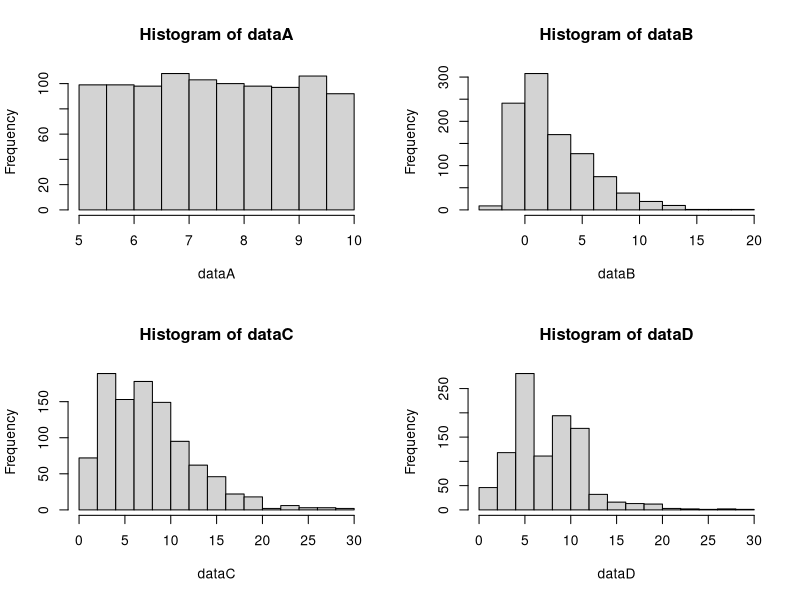
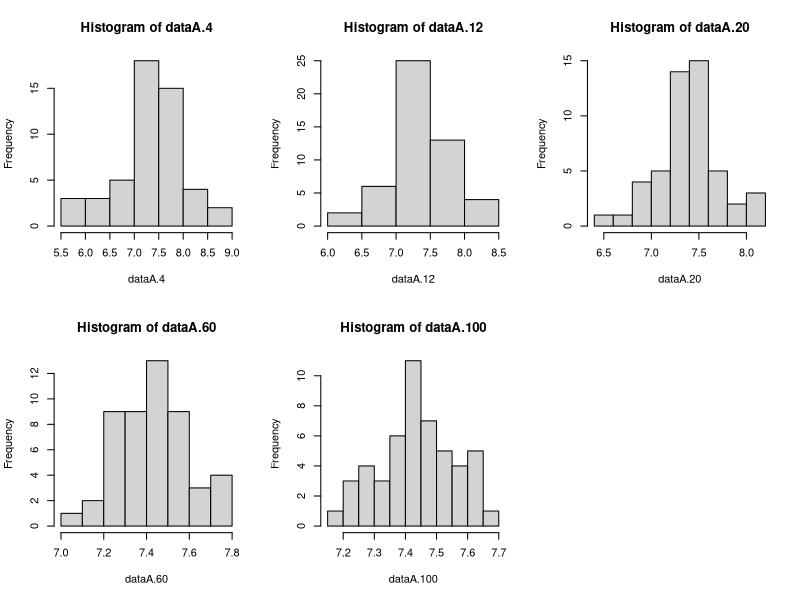
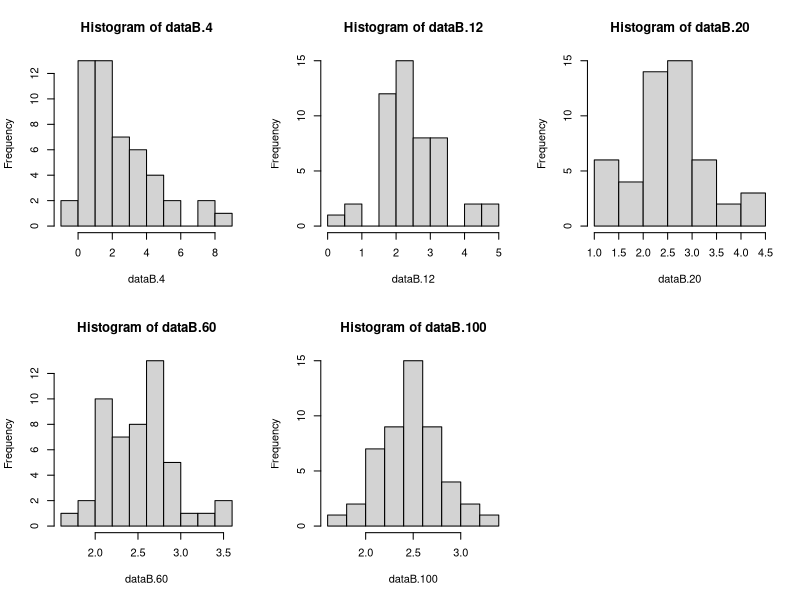
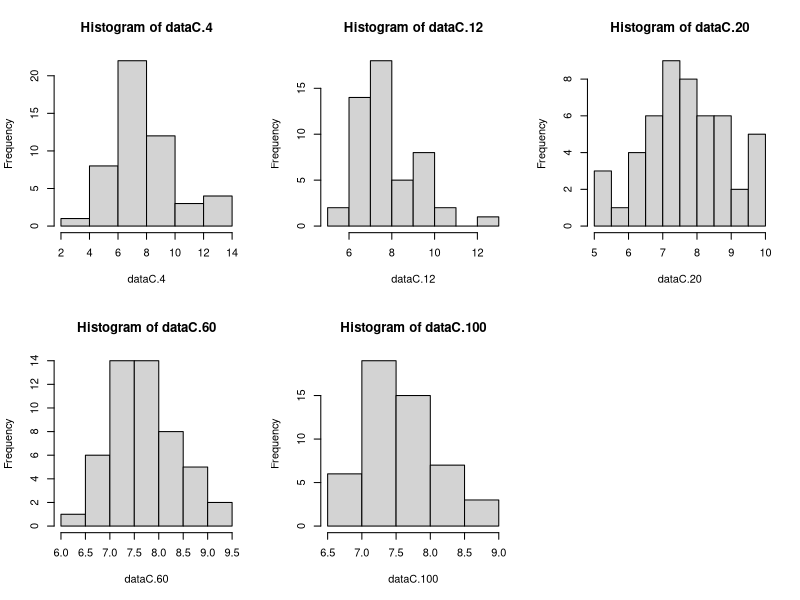
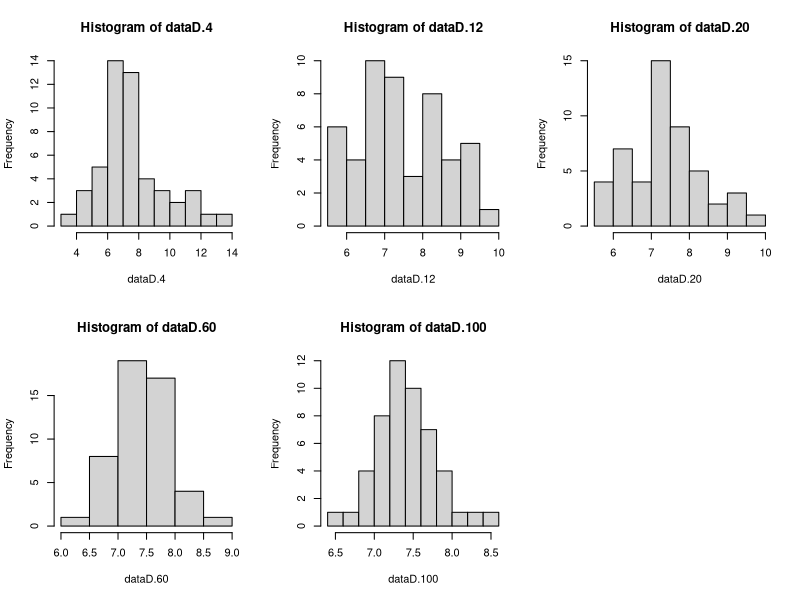

Write the R code that produced these figures, in order.
## ---- chunk 1
knitr::opts_chunk$set(echo = TRUE)
## ---- chunk 2
set.seed(123)
N<-1000
dataA<-runif(N,5,10)
dataB<-c(rnorm(N/2), rchisq(N/2, df = 5))
dataC<-c(rchisq(N/2, df = 5), rchisq(N/2, df = 10))
dataD<-c(rchisq(N/4, df = 5), rchisq(N/4, df = 10), rnorm(N/4, mean = 5), rnorm(N/4, mean = 10))
## ---- chunk 3
par (mfrow = c(2,2))
hist(dataA); hist(dataB);hist(dataC);hist(dataD)
## ---- chunk 4
rataan.sample<-function(data,n,r=50){
  set.seed(123);seed<-round(runif(r,300,900))
  xbar.sample<-matrix(data = NA, nrow = r, ncol = 1)
  for(i in 1:r){
    set.seed(seed[i])
    dt.sample<-sample(data, n)
    xbar.sample[i,1]<-mean(dt.sample)
    i=i+1
  }
  return(xbar.sample)
}
## ---- chunk 5
dataA.4<-rataan.sample(dataA,4)
dataA.12<-rataan.sample(dataA,12)
dataA.20<-rataan.sample(dataA,20)
dataA.60<-rataan.sample(dataA,60)
dataA.100<-rataan.sample(dataA,100)

dataB.4<-rataan.sample(dataB,4)
dataB.12<-rataan.sample(dataB,12)
dataB.20<-rataan.sample(dataB,20)
dataB.60<-rataan.sample(dataB,60)
dataB.100<-rataan.sample(dataB,100)

dataC.4<-rataan.sample(dataC,4)
dataC.12<-rataan.sample(dataC,12)
dataC.20<-rataan.sample(dataC,20)
dataC.60<-rataan.sample(dataC,60)
dataC.100<-rataan.sample(dataC,100)

dataD.4<-rataan.sample(dataD,4)
dataD.12<-rataan.sample(dataD,12)
dataD.20<-rataan.sample(dataD,20)
dataD.60<-rataan.sample(dataD,60)
dataD.100<-rataan.sample(dataD,100)
## ---- chunk 6
par(mfrow = c(2,3))
hist(dataA.4);hist(dataA.12);hist(dataA.20);hist(dataA.60);hist(dataA.100)
## ---- chunk 7
par(mfrow = c(2,3))
hist(dataB.4);hist(dataB.12);hist(dataB.20);hist(dataB.60);hist(dataB.100)
## ---- chunk 8
par(mfrow = c(2,3))
hist(dataC.4);hist(dataC.12);hist(dataC.20);hist(dataC.60);hist(dataC.100)
## ---- chunk 9
par(mfrow = c(2,3))
hist(dataD.4);hist(dataD.12);hist(dataD.20);hist(dataD.60);hist(dataD.100)
